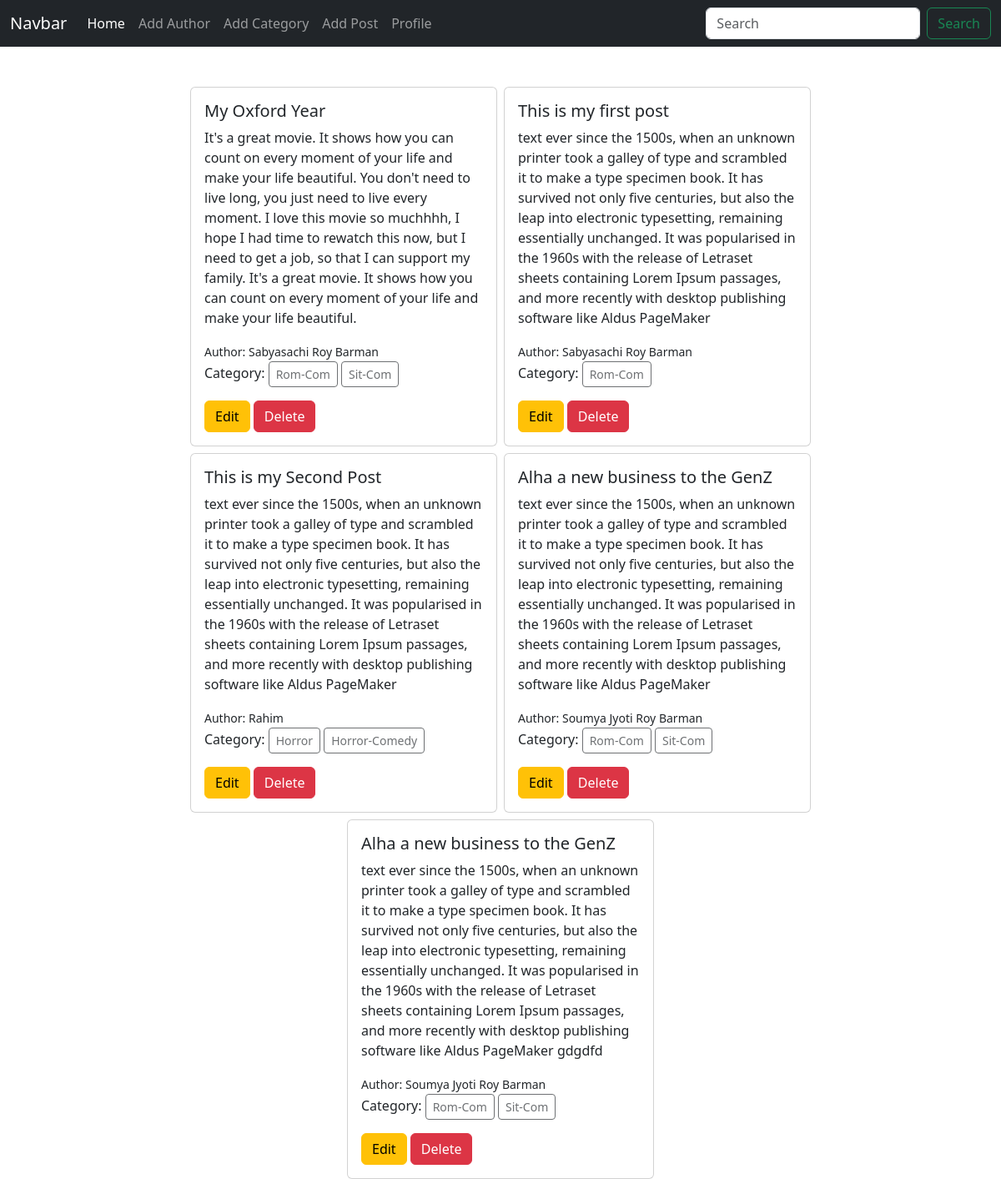
The page / on the database its author committed.
### posts/models.py (models this page shows, shortened)
class Post(models.Model):
    title = models.CharField(max_length=500)
    content = models.TextField()
    category = models.ManyToManyField(Category) #ekta post multiple catgory er majhe thakte pare, abr ekta post er vitor multiple category thakte pare
    author = models.ForeignKey(Author, on_delete=models.CASCADE)

### author/models.py (models this page shows, shortened)
class Author(models.Model):
    name = models.CharField(max_length=50)
    bio = models.TextField()
    phone_no = models.CharField(max_length=12)

### categories/models.py (models this page shows, shortened)
class Category(models.Model):
    name = models.CharField(max_length=50)

### blog_project/views.py (the view)
# urls.py: path("", views.Home, name="Home")
def Home(request):
    data = Post.objects.all()
    return render(request, 'home.html', {'data':data})

### templates/home.html
{% extends 'base.html' %}
{% block content %}
<div class="d-flex flex-wrap justify-content-center px-5 pt-5 gap-2" style="margin: auto;">
    {% for post in data %}
    <div class="card col-sm-4">
        <div class="card-mx-2">
            <div class="card-body">
            <h5 class="card-title">{{post.title}}</h5>
            <p class="card-text">{{post.content}}</p>
            <small>Author: {{post.author.name}}</small>
            <p> Category: {% for cat in post.category.all %}
                <a class="btn btn-sm disabled" >{{cat.name}}</a>
                {% endfor %}
            </p>
            <a href="{% url 'edit_post' post.id %}" class="btn btn-warning">Edit</a>
            <a href="{% url 'delete_post' post.id%}" class="btn btn-danger">Delete</a>
        </div>
        </div>
    </div>
        {% endfor %}
</div>
{% endblock %}

### templates/base.html (shortened to what this page needs)
<!doctype html>
<html lang="en">
  <head>
    <link href="https://cdn.jsdelivr.net/npm/bootstrap@5.3.8/dist/css/bootstrap.min.css" rel="stylesheet">
  </head>
  <body>
    <nav class="navbar navbar-expand-lg navbar-dark bg-dark">
  <div class="container-fluid">
    <a class="navbar-brand" href="#">Navbar</a>
    <div class="collapse navbar-collapse" id="navbarSupportedContent">
      <ul class="navbar-nav me-auto mb-2 mb-lg-0">
        <li class="nav-item">
          <a class="nav-link active" aria-current="page" href="{% url 'Home' %}">Home</a>
        </li>
        <li class="nav-item">
          <a class="nav-link" href="{% url 'add_author' %}">Add Author</a>
        </li>
        <li class="nav-item">
          <a class="nav-link" href="{% url 'add_category' %}">Add Category</a>
        </li>
        <li class="nav-item">
          <a class="nav-link" href="{% url 'add_post' %}">Add Post</a>
        </li>
        <li class="nav-item">
          <a class="nav-link" href="{% url 'add_profile' %}">Profile</a>
        </li>
      </ul>
      <form class="d-flex">
        <input class="form-control me-2" type="search" placeholder="Search" aria-label="Search">
        <button class="btn btn-outline-success" type="submit">Search</button>
      </form>
    </div>
  </div>
</nav>
{% block content %}
{% endblock %}
  </body>
</html>

### rows shown on the page
Post: title "My Oxford Year", content "It's a great movie. It shows how you can count on every moment of your life and make your life beautiful. You don't need to live long, you just need to live every moment. I love this movie so muchhhh, I hope I had time to rewatch this now, but I need to get a job, so that I can support my family. It's a great movie. It shows how you can count on every moment of your life and make your life beautiful.", author.name "Sabyasachi Roy Barman"
Category: name "Rom-Com"
Category: name "Sit-Com"
Post: title "This is my first post", content "text ever since the 1500s, when an unknown printer took a galley of type and scrambled it to make a type specimen book. It has survived not only five centuries, but also the leap into electronic typesetting, remaining essentially unchanged. It was popularised in the 1960s with the release of Letraset sheets containing Lorem Ipsum passages, and more recently with desktop publishing software like Aldus PageMaker", author.name "Sabyasachi Roy Barman"
Post: title "This is my Second Post", content "text ever since the 1500s, when an unknown printer took a galley of type and scrambled it to make a type specimen book. It has survived not only five centuries, but also the leap into electronic typesetting, remaining essentially unchanged. It was popularised in the 1960s with the release of Letraset sheets containing Lorem Ipsum passages, and more recently with desktop publishing software like Aldus PageMaker", author.name "Rahim"
Category: name "Horror"
Category: name "Horror-Comedy"
Post: title "Alha a new business to the GenZ", content "text ever since the 1500s, when an unknown printer took a galley of type and scrambled it to make a type specimen book. It has survived not only five centuries, but also the leap into electronic typesetting, remaining essentially unchanged. It was popularised in the 1960s with the release of Letraset sheets containing Lorem Ipsum passages, and more recently with desktop publishing software like Aldus PageMaker", author.name "Soumya Jyoti Roy Barman"
Post: title "Alha a new business to the GenZ", content "text ever since the 1500s, when an unknown printer took a galley of type and scrambled it to make a type specimen book. It has survived not only five centuries, but also the leap into electronic typesetting, remaining essentially unchanged. It was popularised in the 1960s with the release of Letraset sheets containing Lorem Ipsum passages, and more recently with desktop publishing software like Aldus PageMaker gdgdfd", author.name "Soumya Jyoti Roy Barman"
